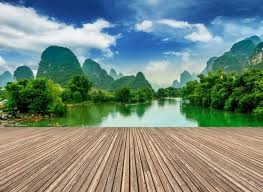
#> input picture Khushi Jain/K-Means/landscape1.jpeg, 263 x 192 px, found by its file name
$ jupyter execute Image_segmentation_using_kmeans.ipynb
#> lines starting #> are read from the running program, lines starting #| are printed output that depends on the picture
[cell 1]
import numpy as np
import pandas as pd
import matplotlib.pyplot as plt
import warnings
warnings.filterwarnings('ignore')
import cv2

[cell 2]
from google.colab.patches import cv2_imshow
from sklearn.datasets import load_sample_image

img = load_sample_image('flower.jpg')
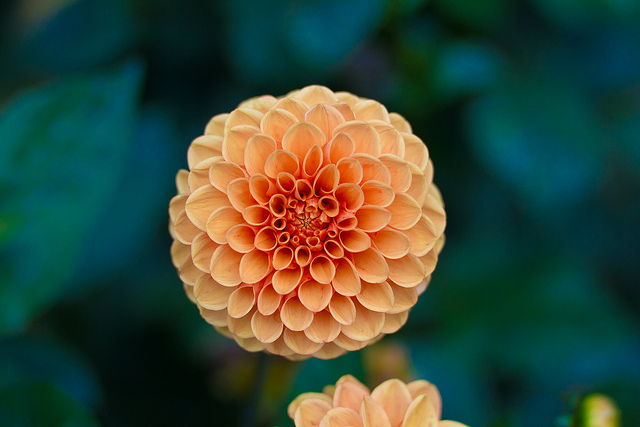
#> img: shape (427, 640, 3); mean R, G, B 55.1, 73.6, 57
cv2_imshow(img)

[cell 3]
img.shape
#> Out = (427, 640, 3)

[cell 4]
img

[cell 5]
data = img / 255.0
data = data.reshape(427*640, 3)
data.shape
#> Out = (273280, 3)

[cell 6]
data

[cell 7]
img = cv2.imread('/content/drive/MyDrive/Datasets/landscape1.jpeg')
#> img is the input picture: shape (192, 263, 3); mean B, G, R 125.4, 137.1, 117.1

[cell 8]
cv2_imshow(img)

[cell 9]
img=cv2.cvtColor(img, cv2.COLOR_BGR2RGB)

[cell 10]
vectorized = img.reshape((-1, 3))
vectorized.shape
#> Out = (50496, 3)

[cell 11]
vectorized = np.float32(vectorized)

[cell 12]
criteria = (cv2.TERM_CRITERIA_EPS + cv2.TERM_CRITERIA_MAX_ITER, 10, 1.0)
k = 4
attempts = 10

[cell 13]
ret,label,center=cv2.kmeans(vectorized,k,None,criteria,attempts,cv2.KMEANS_PP_CENTERS)
#> ret = 108640549.3; center = [[57.36, 112.1, 157.8], [42.43, 85.74, 34.67], [167.7, 146.2, 119.9], [181.6, 201, 203.6]]

[cell 14]
label[:10]
#> Out = [0, 0, 0, 0, 1, 0, 0, 0, 0, 0]

[cell 15]
center = np.uint8(center)
#> center = [[57, 112, 157], [42, 85, 34], [167, 146, 119], [181, 201, 203]]

[cell 16]
res = center[label.flatten()]
result_image = res.reshape((img.shape))
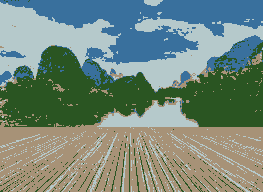
#> result_image: shape (192, 263, 3); mean R, G, B 116.6, 136.8, 124.6

[cell 17]
figure_size = 25
plt.figure(figsize=(figure_size,figure_size))
plt.subplot(1,2,1)
plt.imshow(img)
plt.title('Original Image'), plt.xticks([]), plt.yticks([])
plt.subplot(1,2,2)
plt.imshow(result_image)
plt.title('Segmented Image when K = %i' %k), plt.xticks([]), plt.yticks([])
plt.show()
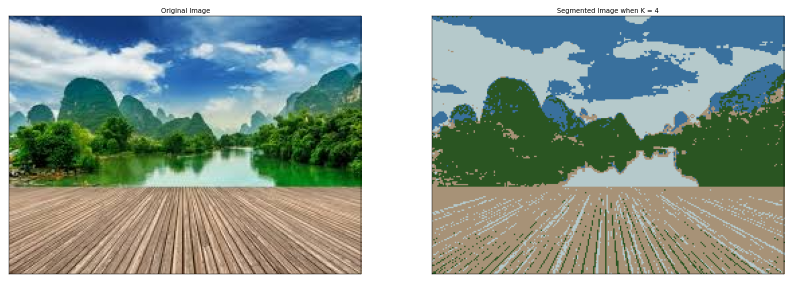
#> figure drawn by matplotlib, 2 panels

$ run again, with Kunal Chhikara/Speech Emotion Recognition Project/revdess_naming_schema.jpeg copied over Khushi Jain/K-Means/landscape1.jpeg
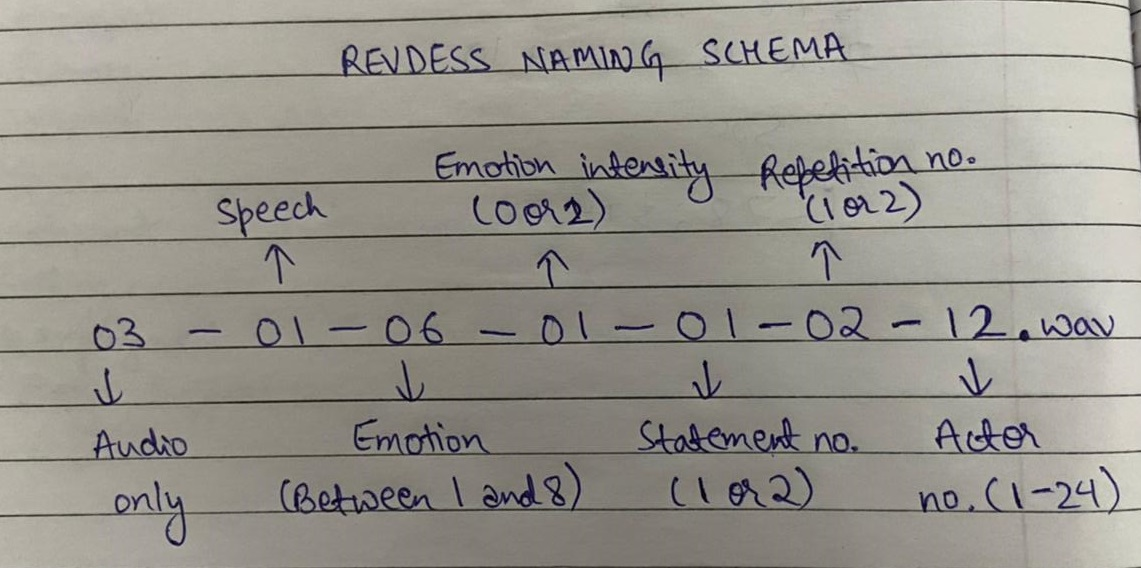
#> input picture Kunal Chhikara/Speech Emotion Recognition Project/revdess_naming_schema.jpeg, 1141 x 568 px, found by its file name
#> img is the input picture: shape (568, 1141, 3); mean B, G, R 140.7, 148.4, 151.4
#> `ret,label,center=cv2.kmeans(vectorized,k,None,criteria,attempts,cv2.KM..`: ret = 251303519.4; center = [[167.4, 164.5, 155], [57.36, 53.68, 58.19], [137.3, 133.8, 126.2], [197.3, 195.7, 186.9]]
#> `label[:10]`: Out = [3, 3, 3, 3, 3, 3, 3, 3, 3, 3]
#> `center = np.uint8(center)`: center = [[167, 164, 154], [57, 53, 58], [137, 133, 126], [197, 195, 186]]
#> `plt.show()`:
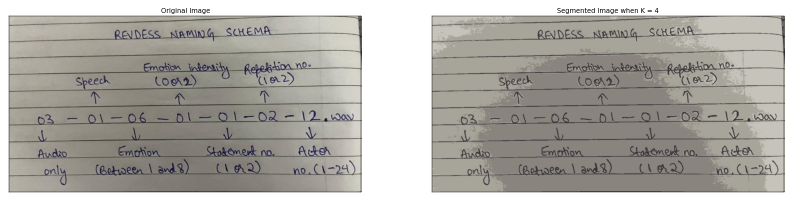
#> figure drawn by matplotlib, 2 panels
